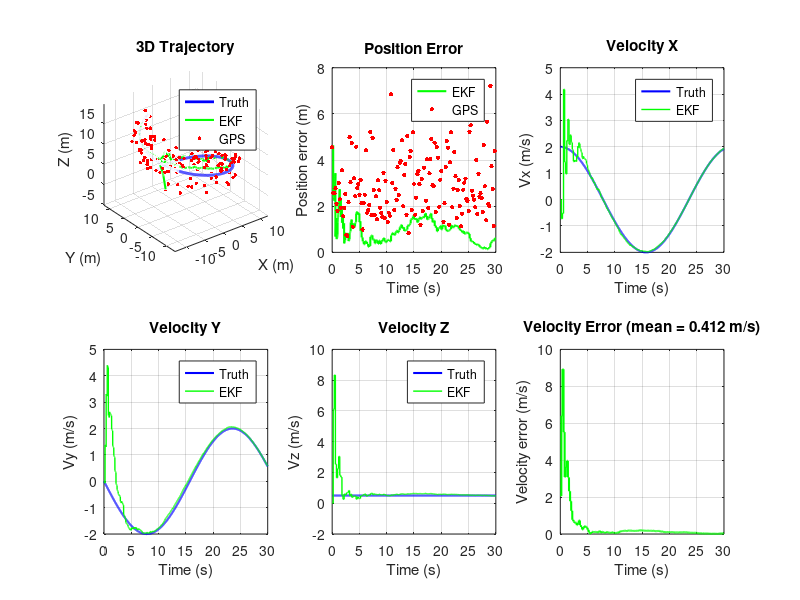

Write the MATLAB code that produced this figure. (Note: this script raises an error after producing the figure.)
% =====================================================================
% 3D GNSS + IMU Fusion Baseline — Hanish Localization Subsystem
% Status: Extends validated 2D baseline (3.68x) to 3D
% Output: [x y z vx vy vz] — matches interface to Yashwanth (planning)
% Q construction: physically-derived from acceleration noise model
% Reference: Bar-Shalom, "Estimation with Applications to Tracking"
% =====================================================================
% NOTE: Simulation-only validation. GPS noise uses separate horizontal
% (1.5 m) and vertical (2.5 m) components. IMU input is navigation-frame
% acceleration, not body-frame specific force. See report for limitations.
clear; clc; close all; rng(42);

%% 1. Parameters
dt = 0.01;              % 100 Hz IMU
T = 30;
N = T/dt;
t = (0:N-1)'*dt;

%% 2. Ground truth — 3D trajectory (circle + climb)
R = 10;                 % circle radius (m)
omega = 0.2;            % rad/s
vz_true = 0.5;          % climb rate (m/s)

truePos = [R*sin(omega*t), R*cos(omega*t), vz_true*t];
trueVel = [R*omega*cos(omega*t), -R*omega*sin(omega*t), vz_true*ones(N,1)];
trueAcc = [-R*omega^2*sin(omega*t), -R*omega^2*cos(omega*t), zeros(N,1)];

%% 3. Sensors
% GPS at 5 Hz, 1.5 m noise (horizontal), 2.5 m (vertical)
gpsIdx = 1:20:N;
gpsNoiseXY = 1.5;
gpsNoiseZ  = 2.5;
gpsMeas = truePos(gpsIdx,:) + [gpsNoiseXY*randn(numel(gpsIdx),2), gpsNoiseZ*randn(numel(gpsIdx),1)];

% IMU at 100 Hz, 0.05 m/s^2 noise
imuNoise = 0.05;
imuMeas = trueAcc + imuNoise*randn(N,3);

%% 4. EKF Setup — 6-state: [x y z vx vy vz]'
n = 6;

F = [1 0 0 dt 0 0;
     0 1 0 0 dt 0;
     0 0 1 0 0 dt;
     0 0 0 1 0 0;
     0 0 0 0 1 0;
     0 0 0 0 0 1];

B = [0.5*dt^2, 0,        0;
     0,        0.5*dt^2, 0;
     0,        0,        0.5*dt^2;
     dt,       0,        0;
     0,        dt,       0;
     0,        0,        dt];

H = [1 0 0 0 0 0;
     0 1 0 0 0 0;
     0 0 1 0 0 0];

% ---- PHYSICS-DERIVED Q (3D) ----
sigma_a = imuNoise;
Q = sigma_a^2 * [dt^4/4, 0,      0,      dt^3/2, 0,      0;
                 0,      dt^4/4, 0,      0,      dt^3/2, 0;
                 0,      0,      dt^4/4, 0,      0,      dt^3/2;
                 dt^3/2, 0,      0,      dt^2,   0,      0;
                 0,      dt^3/2, 0,      0,      dt^2,   0;
                 0,      0,      dt^3/2, 0,      0,      dt^2];

R = diag([gpsNoiseXY^2, gpsNoiseXY^2, gpsNoiseZ^2]);

%% 5. Initialize state
xEst = [gpsMeas(1,1); gpsMeas(1,2); gpsMeas(1,3); 0; 0; 0];
PEst = diag([gpsNoiseXY^2, gpsNoiseXY^2, gpsNoiseZ^2, 100, 100, 100]);

%% 6. Run EKF
xHist = zeros(N, 6);
xHist(1,:) = xEst';
gpsCounter = 2;

for k = 2:N
    u = imuMeas(k,:)';
    xPred = F*xEst + B*u;
    PPred = F*PEst*F' + Q;

    if gpsCounter <= size(gpsMeas,1) && k == gpsIdx(gpsCounter)
        z = gpsMeas(gpsCounter,:)';
        y = z - H*xPred;
        S = H*PPred*H' + R;
        K = PPred*H'/S;
        xEst = xPred + K*y;
        PEst = (eye(n) - K*H)*PPred;
        gpsCounter = gpsCounter + 1;
    else
        xEst = xPred;
        PEst = PPred;
    end

    xHist(k,:) = xEst';
end

%% 7. Compute errors
posError_ekf = vecnorm(xHist(:,1:3) - truePos, 2, 2);
velError_ekf = vecnorm(xHist(:,4:6) - trueVel, 2, 2);
posError_gps = vecnorm(gpsMeas - truePos(gpsIdx,:), 2, 2);

fprintf('\n=== 3D GNSS+IMU Fusion Baseline ===\n');
fprintf('Q(1,1) = %.3e, Q(4,4) = %.3e\n', Q(1,1), Q(4,4));
fprintf('-------------------------------------------\n');
fprintf('Mean GPS position error:    %.3f m\n', mean(posError_gps));
fprintf('Mean EKF position error:    %.3f m\n', mean(posError_ekf));
fprintf('Mean EKF velocity error:    %.3f m/s\n', mean(velError_ekf));
fprintf('Max EKF position error:     %.3f m\n', max(posError_ekf));
fprintf('Improvement factor:         %.2fx\n', ...
    mean(posError_gps)/mean(posError_ekf));

%% 8. Plots
figure('Name','3D EKF Fusion Baseline','Color','w','Position',[100 100 1200 700]);

subplot(2,3,1);
plot3(truePos(:,1), truePos(:,2), truePos(:,3), 'b-', 'LineWidth', 2); hold on;
plot3(xHist(:,1), xHist(:,2), xHist(:,3), 'g-', 'LineWidth', 1.5);
plot3(gpsMeas(:,1), gpsMeas(:,2), gpsMeas(:,3), 'r.', 'MarkerSize', 8);
grid on; axis equal;
xlabel('X (m)'); ylabel('Y (m)'); zlabel('Z (m)');
legend('Truth','EKF','GPS','Location','best');
title('3D Trajectory');

subplot(2,3,2);
plot(t, posError_ekf, 'g-', 'LineWidth', 1.5); hold on;
plot(t(gpsIdx), posError_gps, 'r.', 'MarkerSize', 10);
grid on; xlabel('Time (s)'); ylabel('Position error (m)');
legend('EKF','GPS','Location','best');
title('Position Error');

subplot(2,3,3);
plot(t, trueVel(:,1), 'b-', 'LineWidth', 1.5); hold on;
plot(t, xHist(:,4), 'g-', 'LineWidth', 1);
grid on; xlabel('Time (s)'); ylabel('Vx (m/s)');
legend('Truth','EKF','Location','best'); title('Velocity X');

subplot(2,3,4);
plot(t, trueVel(:,2), 'b-', 'LineWidth', 1.5); hold on;
plot(t, xHist(:,5), 'g-', 'LineWidth', 1);
grid on; xlabel('Time (s)'); ylabel('Vy (m/s)');
legend('Truth','EKF','Location','best'); title('Velocity Y');

subplot(2,3,5);
plot(t, trueVel(:,3), 'b-', 'LineWidth', 1.5); hold on;
plot(t, xHist(:,6), 'g-', 'LineWidth', 1);
grid on; xlabel('Time (s)'); ylabel('Vz (m/s)');
legend('Truth','EKF','Location','best'); title('Velocity Z');

subplot(2,3,6);
plot(t, velError_ekf, 'g-', 'LineWidth', 1.5);
grid on; xlabel('Time (s)'); ylabel('Velocity error (m/s)');
title(sprintf('Velocity Error (mean = %.3f m/s)', mean(velError_ekf)));

sgtitle('3D GNSS + IMU Fusion Baseline - Hanish');
